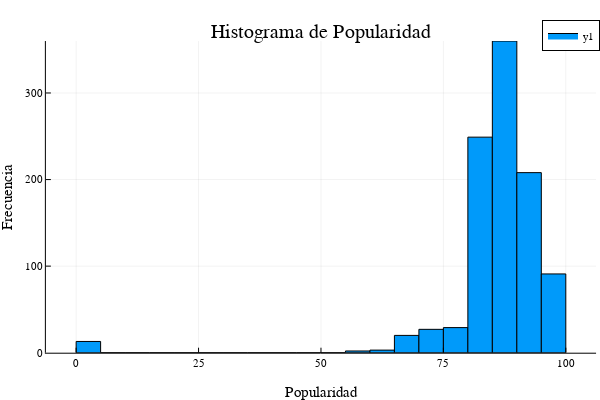

Source (notebook cell):
### Code cell
# Visualización básica
# Histograma de la popularidad
histogram(data_mx.popularity, bins=20, xlabel="Popularidad",
    ylabel="Frecuencia", title="Histograma de Popularidad")

### Figure 1 — Plotly figure (JSON) as saved in the notebook; plotly's stock layout.template omitted (floating-point values rounded to 4 significant figures)
{"data": [{"fill": "tozeroy", "fillcolor": "rgba(0, 154, 250, 1.000)", "legendgroup": "y1", "line": {"color": "rgba(0, 0, 0, 1.000)", "dash": "solid", "width": 1}, "mode": "lines", "name": "y1", "showlegend": true, "type": "scatter", "x": [0, 0, 5, 5, 0, 0], "xaxis": "x1", "y": [13, 0, 0, 13, 13, 13], "yaxis": "y1"}, {"fill": "tozeroy", "fillcolor": "rgba(0, 154, 250, 1.000)", "legendgroup": "y1", "line": {"color": "rgba(0, 0, 0, 1.000)", "dash": "solid", "width": 1}, "mode": "lines", "name": "y1", "showlegend": false, "type": "scatter", "x": [5, 5, 10, 10, 5, 5], "xaxis": "x1", "y": [0, 0, 0, 0, 0, 0], "yaxis": "y1"}, {"fill": "tozeroy", "fillcolor": "rgba(0, 154, 250, 1.000)", "legendgroup": "y1", "line": {"color": "rgba(0, 0, 0, 1.000)", "dash": "solid", "width": 1}, "mode": "lines", "name": "y1", "showlegend": false, "type": "scatter", "x": [10, 10, 15, 15, 10, 10], "xaxis": "x1", "y": [0, 0, 0, 0, 0, 0], "yaxis": "y1"}, {"fill": "tozeroy", "fillcolor": "rgba(0, 154, 250, 1.000)", "legendgroup": "y1", "line": {"color": "rgba(0, 0, 0, 1.000)", "dash": "solid", "width": 1}, "mode": "lines", "name": "y1", "showlegend": false, "type": "scatter", "x": [15, 15, 20, 20, 15, 15], "xaxis": "x1", "y": [0, 0, 0, 0, 0, 0], "yaxis": "y1"}, {"fill": "tozeroy", "fillcolor": "rgba(0, 154, 250, 1.000)", "legendgroup": "y1", "line": {"color": "rgba(0, 0, 0, 1.000)", "dash": "solid", "width": 1}, "mode": "lines", "name": "y1", "showlegend": false, "type": "scatter", "x": [20, 20, 25, 25, 20, 20], "xaxis": "x1", "y": [0, 0, 0, 0, 0, 0], "yaxis": "y1"}, {"fill": "tozeroy", "fillcolor": "rgba(0, 154, 250, 1.000)", "legendgroup": "y1", "line": {"color": "rgba(0, 0, 0, 1.000)", "dash": "solid", "width": 1}, "mode": "lines", "name": "y1", "showlegend": false, "type": "scatter", "x": [25, 25, 30, 30, 25, 25], "xaxis": "x1", "y": [0, 0, 0, 0, 0, 0], "yaxis": "y1"}, {"fill": "tozeroy", "fillcolor": "rgba(0, 154, 250, 1.000)", "legendgroup": "y1", "line": {"color": "rgba(0, 0, 0, 1.000)", "dash": "solid", "width": 1}, "mode": "lines", "name": "y1", "showlegend": false, "type": "scatter", "x": [30, 30, 35, 35, 30, 30], "xaxis": "x1", "y": [0, 0, 0, 0, 0, 0], "yaxis": "y1"}, {"fill": "tozeroy", "fillcolor": "rgba(0, 154, 250, 1.000)", "legendgroup": "y1", "line": {"color": "rgba(0, 0, 0, 1.000)", "dash": "solid", "width": 1}, "mode": "lines", "name": "y1", "showlegend": false, "type": "scatter", "x": [35, 35, 40, 40, 35, 35], "xaxis": "x1", "y": [0, 0, 0, 0, 0, 0], "yaxis": "y1"}, {"fill": "tozeroy", "fillcolor": "rgba(0, 154, 250, 1.000)", "legendgroup": "y1", "line": {"color": "rgba(0, 0, 0, 1.000)", "dash": "solid", "width": 1}, "mode": "lines", "name": "y1", "showlegend": false, "type": "scatter", "x": [40, 40, 45, 45, 40, 40], "xaxis": "x1", "y": [0, 0, 0, 0, 0, 0], "yaxis": "y1"}, {"fill": "tozeroy", "fillcolor": "rgba(0, 154, 250, 1.000)", "legendgroup": "y1", "line": {"color": "rgba(0, 0, 0, 1.000)", "dash": "solid", "width": 1}, "mode": "lines", "name": "y1", "showlegend": false, "type": "scatter", "x": [45, 45, 50, 50, 45, 45], "xaxis": "x1", "y": [0, 0, 0, 0, 0, 0], "yaxis": "y1"}, {"fill": "tozeroy", "fillcolor": "rgba(0, 154, 250, 1.000)", "legendgroup": "y1", "line": {"color": "rgba(0, 0, 0, 1.000)", "dash": "solid", "width": 1}, "mode": "lines", "name": "y1", "showlegend": false, "type": "scatter", "x": [50, 50, 55, 55, 50, 50], "xaxis": "x1", "y": [0, 0, 0, 0, 0, 0], "yaxis": "y1"}, {"fill": "tozeroy", "fillcolor": "rgba(0, 154, 250, 1.000)", "legendgroup": "y1", "line": {"color": "rgba(0, 0, 0, 1.000)", "dash": "solid", "width": 1}, "mode": "lines", "name": "y1", "showlegend": false, "type": "scatter", "x": [55, 55, 60, 60, 55, 55], "xaxis": "x1", "y": [2, 0, 0, 2, 2, 2], "yaxis": "y1"}, {"fill": "tozeroy", "fillcolor": "rgba(0, 154, 250, 1.000)", "legendgroup": "y1", "line": {"color": "rgba(0, 0, 0, 1.000)", "dash": "solid", "width": 1}, "mode": "lines", "name": "y1", "showlegend": false, "type": "scatter", "x": [60, 60, 65, 65, 60, 60], "xaxis": "x1", "y": [3, 0, 0, 3, 3, 3], "yaxis": "y1"}, {"fill": "tozeroy", "fillcolor": "rgba(0, 154, 250, 1.000)", "legendgroup": "y1", "line": {"color": "rgba(0, 0, 0, 1.000)", "dash": "solid", "width": 1}, "mode": "lines", "name": "y1", "showlegend": false, "type": "scatter", "x": [65, 65, 70, 70, 65, 65], "xaxis": "x1", "y": [20, 0, 0, 20, 20, 20], "yaxis": "y1"}, {"fill": "tozeroy", "fillcolor": "rgba(0, 154, 250, 1.000)", "legendgroup": "y1", "line": {"color": "rgba(0, 0, 0, 1.000)", "dash": "solid", "width": 1}, "mode": "lines", "name": "y1", "showlegend": false, "type": "scatter", "x": [70, 70, 75, 75, 70, 70], "xaxis": "x1", "y": [27, 0, 0, 27, 27, 27], "yaxis": "y1"}, {"fill": "tozeroy", "fillcolor": "rgba(0, 154, 250, 1.000)", "legendgroup": "y1", "line": {"color": "rgba(0, 0, 0, 1.000)", "dash": "solid", "width": 1}, "mode": "lines", "name": "y1", "showlegend": false, "type": "scatter", "x": [75, 75, 80, 80, 75, 75], "xaxis": "x1", "y": [29, 0, 0, 29, 29, 29], "yaxis": "y1"}, {"fill": "tozeroy", "fillcolor": "rgba(0, 154, 250, 1.000)", "legendgroup": "y1", "line": {"color": "rgba(0, 0, 0, 1.000)", "dash": "solid", "width": 1}, "mode": "lines", "name": "y1", "showlegend": false, "type": "scatter", "x": [80, 80, 85, 85, 80, 80], "xaxis": "x1", "y": [249, 0, 0, 249, 249, 249], "yaxis": "y1"}, {"fill": "tozeroy", "fillcolor": "rgba(0, 154, 250, 1.000)", "legendgroup": "y1", "line": {"color": "rgba(0, 0, 0, 1.000)", "dash": "solid", "width": 1}, "mode": "lines", "name": "y1", "showlegend": false, "type": "scatter", "x": [85, 85, 90, 90, 85, 85], "xaxis": "x1", "y": [360, 0, 0, 360, 360, 360], "yaxis": "y1"}, {"fill": "tozeroy", "fillcolor": "rgba(0, 154, 250, 1.000)", "legendgroup": "y1", "line": {"color": "rgba(0, 0, 0, 1.000)", "dash": "solid", "width": 1}, "mode": "lines", "name": "y1", "showlegend": false, "type": "scatter", "x": [90, 90, 95, 95, 90, 90], "xaxis": "x1", "y": [208, 0, 0, 208, 208, 208], "yaxis": "y1"}, {"fill": "tozeroy", "fillcolor": "rgba(0, 154, 250, 1.000)", "legendgroup": "y1", "line": {"color": "rgba(0, 0, 0, 1.000)", "dash": "solid", "width": 1}, "mode": "lines", "name": "y1", "showlegend": false, "type": "scatter", "x": [95, 95, 100, 100, 95, 95], "xaxis": "x1", "y": [91, 0, 0, 91, 91, 91], "yaxis": "y1"}, {"colorbar": {"len": 0.8657, "title": "", "x": 0.9934, "y": 0.5087}, "legendgroup": "y1", "marker": {"color": "rgba(0, 154, 250, 0.000)", "line": {"color": "rgba(0, 0, 0, 0.000)", "width": 1}, "size": 0, "symbol": "circle"}, "mode": "markers", "name": "y1", "showlegend": false, "type": "scatter", "x": [2.5, 7.5, 12.5, 17.5, 22.5, 27.5, 32.5, 37.5, 42.5, 47.5, 52.5, 57.5, 62.5, 67.5, 72.5, 77.5, 82.5, 87.5, 92.5, 97.5], "xaxis": "x", "y": [13, 0, 0, 0, 0, 0, 0, 0, 0, 0, 0, 2, 3, 20, 27, 29, 249, 360, 208, 91], "yaxis": "y"}], "layout": {"annotations": [{"font": {"color": "rgba(0, 0, 0, 1.000)", "family": "sans-serif", "size": 20}, "rotation": 0, "showarrow": false, "text": "Histograma de Popularidad", "x": 0.535, "xanchor": "center", "xref": "paper", "y": 1, "yanchor": "top", "yref": "paper"}], "height": 400, "legend": {"bgcolor": "rgba(255, 255, 255, 1.000)", "bordercolor": "rgba(0, 0, 0, 1.000)", "borderwidth": 1, "font": {"color": "rgba(0, 0, 0, 1.000)", "family": "sans-serif", "size": 11}, "title": {"font": {"color": "rgba(0, 0, 0, 1.000)", "family": "sans-serif", "size": 15}, "text": ""}, "tracegroupgap": 0, "traceorder": "normal", "x": 1, "xanchor": "auto", "y": 1, "yanchor": "auto"}, "margin": {"b": 20, "l": 0, "r": 0, "t": 20}, "paper_bgcolor": "rgba(255, 255, 255, 1.000)", "plot_bgcolor": "rgba(255, 255, 255, 1.000)", "showlegend": true, "width": 600, "xaxis": {"anchor": "y", "domain": [0.07647, 0.9934], "gridcolor": "rgba(0, 0, 0, 0.100)", "gridwidth": 0.5, "linecolor": "rgba(0, 0, 0, 1.000)", "mirror": false, "range": [-6.18, 106.2], "showgrid": true, "showline": true, "showticklabels": true, "tickangle": 0, "tickcolor": "rgb(0, 0, 0)", "tickfont": {"color": "rgba(0, 0, 0, 1.000)", "family": "sans-serif", "size": 11}, "tickmode": "array", "ticks": "inside", "ticktext": ["0", "25", "50", "75", "100"], "tickvals": [0, 25, 50, 75, 100], "title": "Popularidad", "titlefont": {"color": "rgba(0, 0, 0, 1.000)", "family": "sans-serif", "size": 15}, "type": "-", "visible": true, "zeroline": false, "zerolinecolor": "rgba(0, 0, 0, 1.000)"}, "yaxis": {"anchor": "x", "domain": [0.07581, 0.9415], "gridcolor": "rgba(0, 0, 0, 0.100)", "gridwidth": 0.5, "linecolor": "rgba(0, 0, 0, 1.000)", "mirror": false, "range": [0, 360], "showgrid": true, "showline": true, "showticklabels": true, "tickangle": 0, "tickcolor": "rgb(0, 0, 0)", "tickfont": {"color": "rgba(0, 0, 0, 1.000)", "family": "sans-serif", "size": 11}, "tickmode": "array", "ticks": "inside", "ticktext": ["0", "100", "200", "300"], "tickvals": [0, 100, 200, 300], "title": "Frecuencia", "titlefont": {"color": "rgba(0, 0, 0, 1.000)", "family": "sans-serif", "size": 15}, "type": "-", "visible": true, "zeroline": false, "zerolinecolor": "rgba(0, 0, 0, 1.000)"}}}
